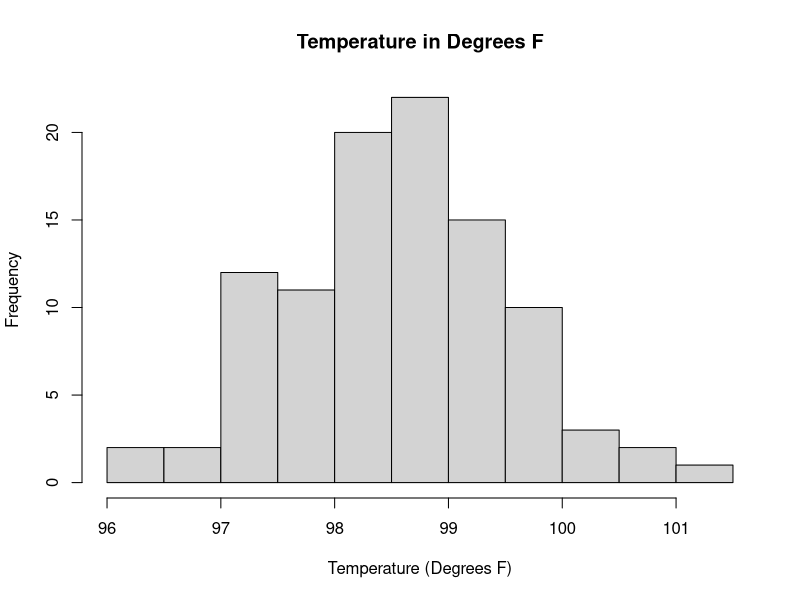
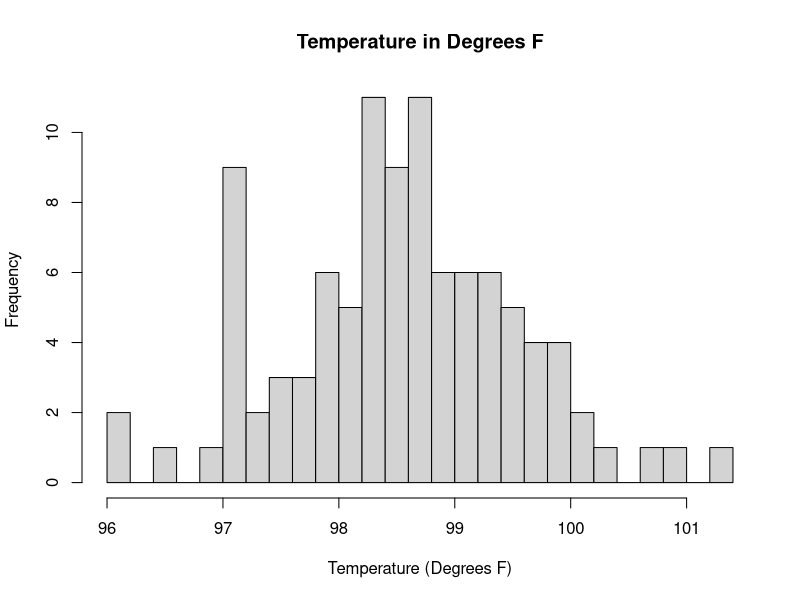
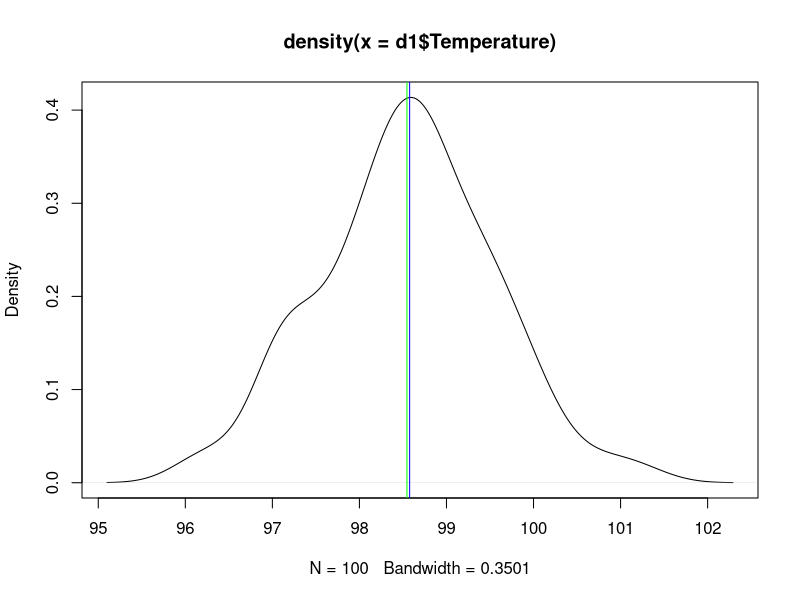
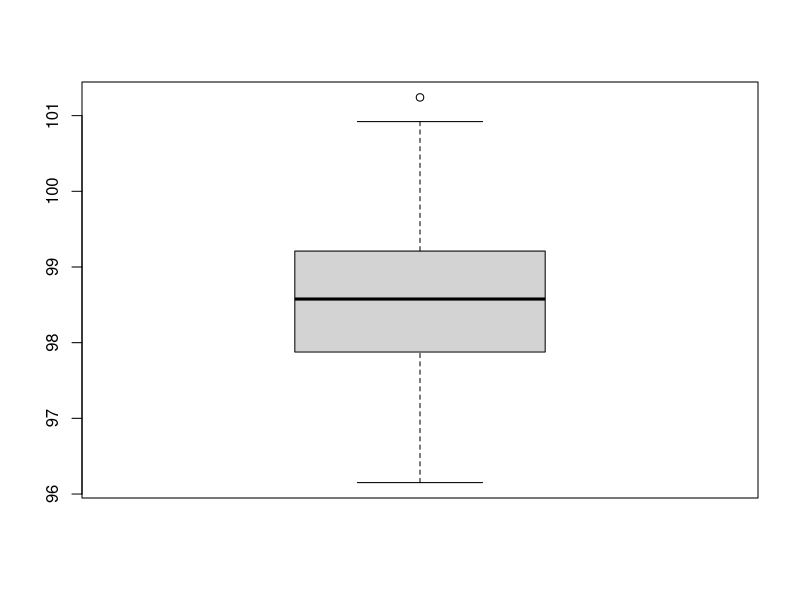
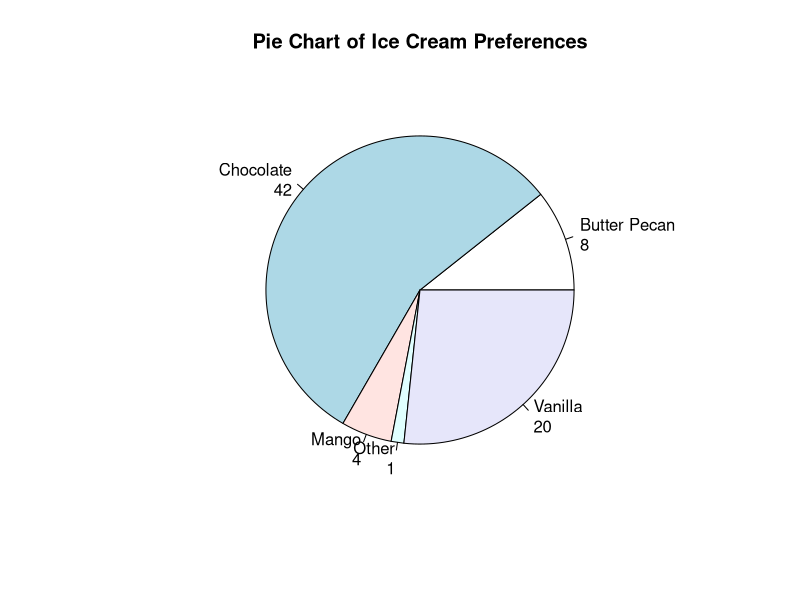
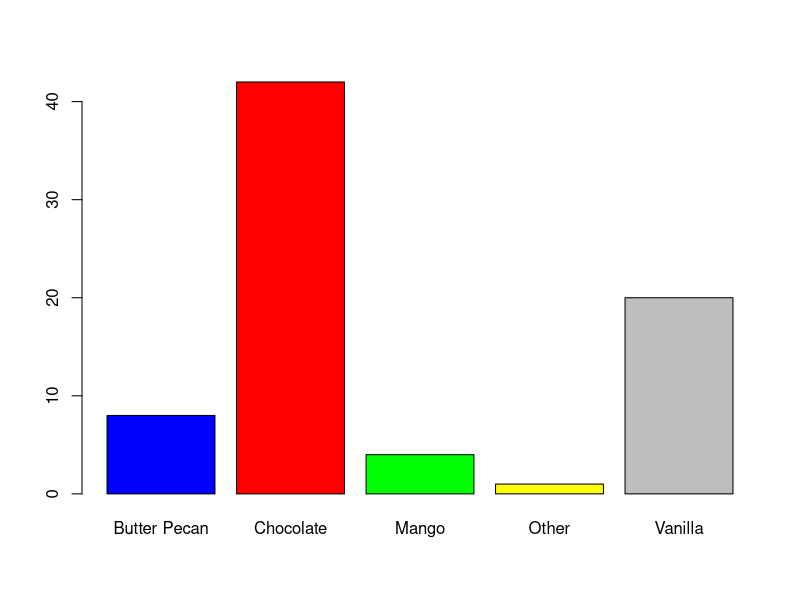
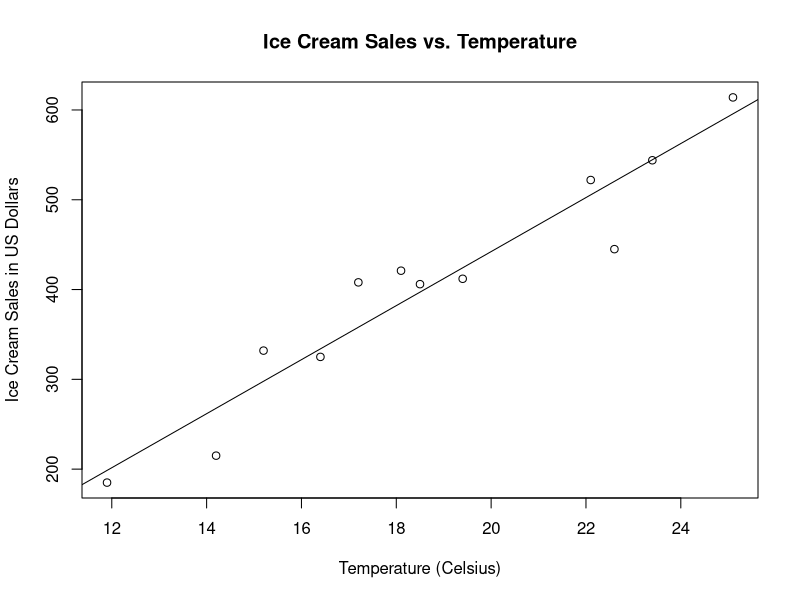

These figures' R source, in order:
## ---- chunk 1
d1 <- read.csv("data_desc_viz_1.csv")
head(d1)
## ---- chunk 2
hist(d1$Temperature, main="Temperature in Degrees F", xlab="Temperature (Degrees F)")
## ---- chunk 3
hist(d1$Temperature, breaks=20, main="Temperature in Degrees F", xlab="Temperature (Degrees F)")
## ---- chunk 4
mean(d1$Temperature)
sd(d1$Temperature)
plot(density(d1$Temperature))
abline(v=mean(d1$Temperature),col="Green")
abline(v=median(d1$Temperature),col="Blue")
## ---- chunk 5
max(d1$Temperature)
quantile(d1$Temperature,3/4)
median(d1$Temperature)
quantile(d1$Temperature,1/4)
min(d1$Temperature)
boxplot(d1$Temperature)
## ---- chunk 6
d1 <- read.csv("data_desc_viz_2.csv")
head(d1)
## ---- chunk 7
mytable <- table(d1$Ice.Cream.Preference)
lbls <- paste(names(mytable), "\n", mytable, sep="")
pie(mytable, labels = lbls, 
  	main="Pie Chart of Ice Cream Preferences")
## ---- chunk 8
barplot(mytable,col=c("blue","red","green","yellow","gray"))
## ---- chunk 9
d1 <- read.csv("data_desc_viz_3.csv")
d1 <- d1[1:12,]
head(d1)
## ---- chunk 10
cor(d1$Temperature,d1$Ice.Cream.Sales,method="pearson")
cor.test(d1$Temperature,d1$Ice.Cream.Sales,method="pearson")

plot(d1$Temperature,d1$Ice.Cream.Sales, main="Ice Cream Sales vs. Temperature", xlab="Temperature (Celsius)",
                                        ylab="Ice Cream Sales in US Dollars")
abline(lm(d1$Ice.Cream.Sales ~ d1$Temperature))
